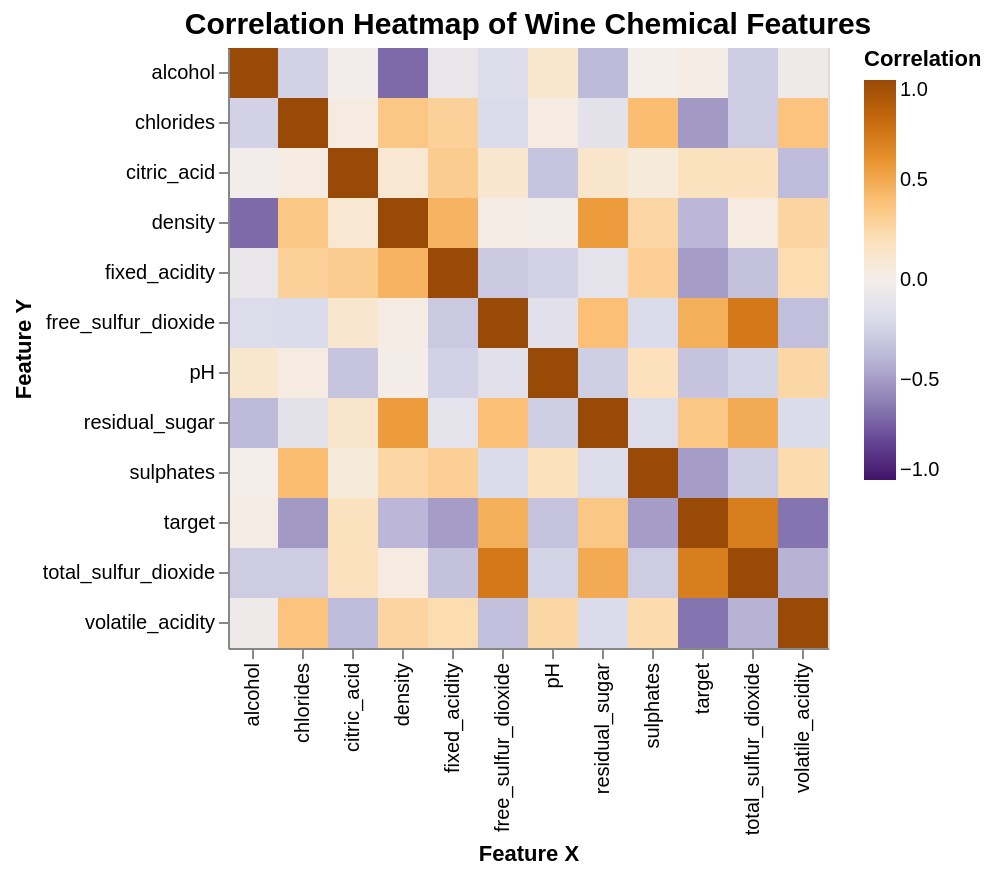

Notebook code for this chart:
### Markdown cell above
### 4. Pairwise Correlations
Overall correlation patterns:
 - **Density** is strongly positively correlated with **residual sugar**, and **free sulfur dioxide** is strongly correlated with **total sulfur dioxide**.
 - **Alcohol** is negatively correlated with **density**, consistent with wine chemistry.
 - **pH** is negatively correlated with **fixed acidity**, showing the expected inverse relationship.

### Code cell
corr = train_df[numeric_cols].corr().reset_index().melt("index")
corr.columns = ["feature_x", "feature_y", "correlation"]

heatmap = (
    alt.Chart(corr)
    .mark_rect()
    .encode(
        alt.X("feature_x:N", title="Feature X"),
        alt.Y("feature_y:N", title="Feature Y"),
        color=alt.Color(
            "correlation:Q", scale=alt.Scale(domain=(-1, 1),scheme="purpleorange"),
            title="Correlation"
        ),
        tooltip=["feature_x", "feature_y", "correlation"]
    )
    .properties(width=300, height=300, title="Correlation Heatmap")
)

heatmap = heatmap.properties(
    title="Correlation Heatmap of Wine Chemical Features"
).configure_title(fontSize=15)
heatmap

### Figure 1 — Vega specification as saved in the notebook (floating-point values rounded to 4 significant figures; data arrays with more than 128 entries replaced by an {"elided": "..."} marker saying what was removed)
{"$schema": "https://vega.github.io/schema/vega/v5.json", "data": [{"name": "source_0", "values": {"elided": "144 records"}}, {"name": "source_0_x_domain_feature_x", "values": [{"feature_x": "fixed_acidity"}, {"feature_x": "volatile_acidity"}, {"feature_x": "citric_acid"}, {"feature_x": "residual_sugar"}, {"feature_x": "chlorides"}, {"feature_x": "free_sulfur_dioxide"}, {"feature_x": "total_sulfur_dioxide"}, {"feature_x": "density"}, {"feature_x": "pH"}, {"feature_x": "sulphates"}, {"feature_x": "alcohol"}, {"feature_x": "target"}]}, {"name": "source_0_y_domain_feature_y", "values": [{"feature_y": "fixed_acidity"}, {"feature_y": "volatile_acidity"}, {"feature_y": "citric_acid"}, {"feature_y": "residual_sugar"}, {"feature_y": "chlorides"}, {"feature_y": "free_sulfur_dioxide"}, {"feature_y": "total_sulfur_dioxide"}, {"feature_y": "density"}, {"feature_y": "pH"}, {"feature_y": "sulphates"}, {"feature_y": "alcohol"}, {"feature_y": "target"}]}], "marks": [{"type": "rect", "name": "marks", "from": {"data": "source_0"}, "encode": {"update": {"fill": {"field": "correlation", "scale": "color"}, "width": {"signal": "max(0.25, bandwidth('x'))"}, "y": {"field": "feature_y", "scale": "y"}, "height": {"signal": "max(0.25, bandwidth('y'))"}, "tooltip": {"signal": "{\"feature_x\": isValid(datum[\"feature_x\"]) ? datum[\"feature_x\"] : \"\"+datum[\"feature_x\"], \"feature_y\": isValid(datum[\"feature_y\"]) ? datum[\"feature_y\"] : \"\"+datum[\"feature_y\"], \"correlation\": format(datum[\"correlation\"], \"\")}"}, "x": {"field": "feature_x", "scale": "x"}}}, "style": ["rect"]}], "scales": [{"name": "x", "type": "band", "domain": {"data": "source_0_x_domain_feature_x", "field": "feature_x", "sort": true}, "range": [0, {"signal": "width"}], "paddingInner": 0, "paddingOuter": 0}, {"name": "y", "type": "band", "domain": {"data": "source_0_y_domain_feature_y", "field": "feature_y", "sort": true}, "range": [0, {"signal": "height"}], "paddingInner": 0, "paddingOuter": 0}, {"name": "color", "type": "linear", "domain": [-1, 1], "range": {"scheme": "purpleorange"}, "interpolate": "hcl", "zero": true}], "axes": [{"scale": "x", "labelAngle": 270, "orient": "bottom", "labelAlign": "right", "zindex": 1, "title": "Feature X", "grid": false, "labelBaseline": "middle"}, {"scale": "y", "zindex": 1, "title": "Feature Y", "grid": false, "orient": "left"}], "title": {"text": "Correlation Heatmap of Wine Chemical Features", "frame": "group"}, "legends": [{"title": "Correlation", "fill": "color", "gradientLength": {"signal": "clamp(height, 64, 200)"}}], "config": {"style": {"group-title": {"fontSize": 15}}}, "style": "cell", "padding": 5, "background": "white", "height": 300, "width": 300}
